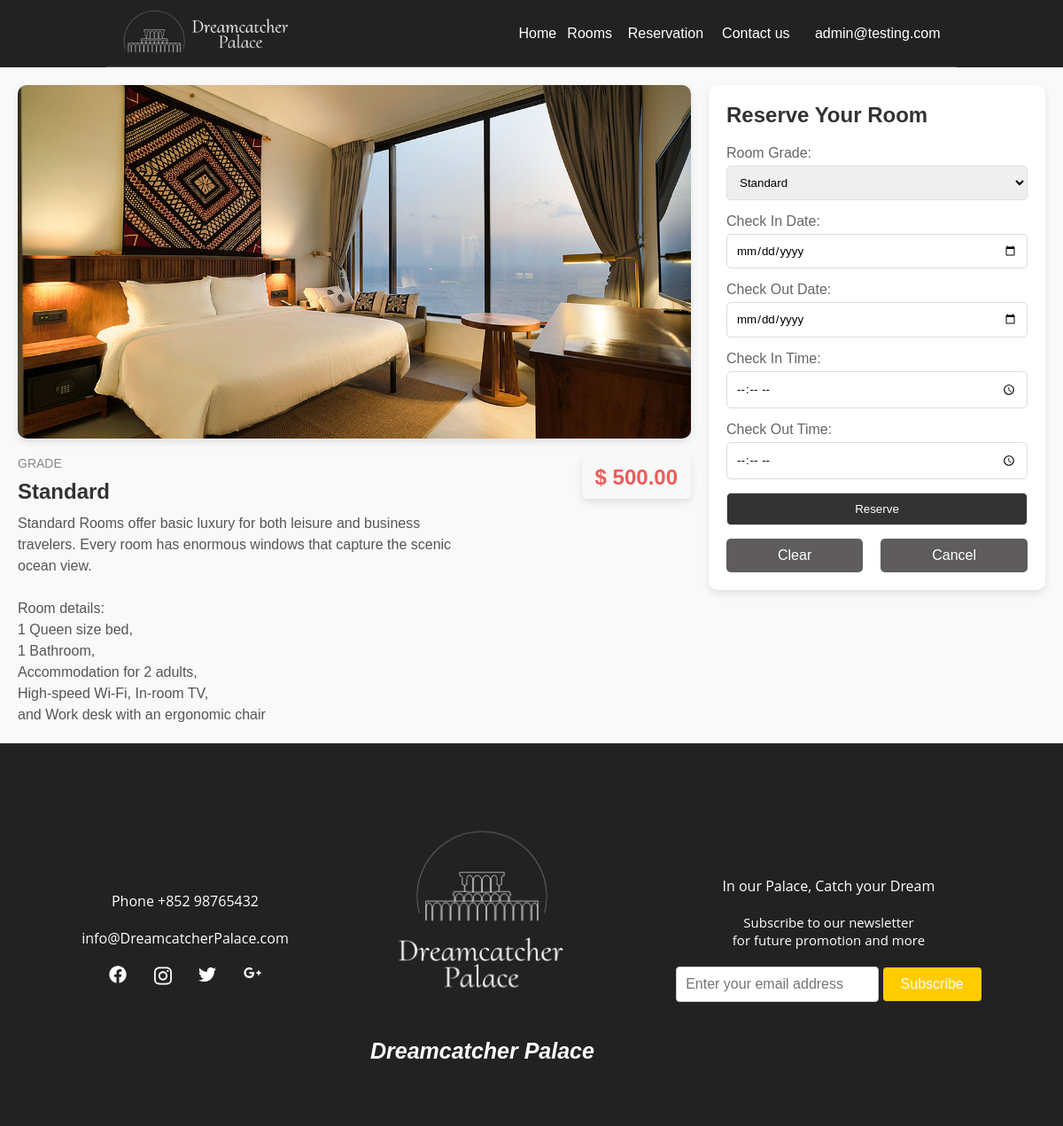
The page /reservation.php?roomGrade=Standard (signed in) on the database its author committed.
### tables this page shows
CREATE TABLE `room_details` (
  `roomGrade` varchar(20) NOT NULL,
  `roomSpec` varchar(600) NOT NULL,
  `roomPrice` decimal(10,2) NOT NULL,
  `roomIMG` text NOT NULL
);

### reservation.php (the view, shortened to what this page needs)
<?php
include 'DBconn.php';
if (isset($_GET['roomGrade'])) {
	$selectedroomGrade = isset($_GET['roomGrade']) ? $_GET['roomGrade'] : '';
	$roomGrade = mysqli_real_escape_string($conn, $_GET['roomGrade']);
	$sql = "SELECT * FROM room_details WHERE roomGrade = '$roomGrade'";
	$result = mysqli_query($conn, $sql);
	$row = mysqli_fetch_assoc($result);
} else {
	$selectedroomGrade = null;
}
?>
<!DOCTYPE html>
<html>
<head>
	<link rel="stylesheet" href="static/css/reservation.css">
</head>
<body>
	<?php include "navbar.php"; ?>
	<section id="room-page">
		<div class="room-content">
			<div class="left-section">
				<div class="room-details">
					<div class="room-img">
						<?php echo "<img src='static/img/rooms/{$row['roomIMG']}' />"; ?>
					</div>
				</div>
				<div class="room-text">
					<div class="room-text-left">
						<span class="room-category">Grade</span>
						<h3><?php echo $row['roomGrade']; ?></h3>
						<p><?php echo nl2br($row['roomSpec']); ?></p>
					</div>
					<div class="room-text-right">
						<span class="room-price">$ <?php echo $row['roomPrice']; ?></span>
					</div>
				</div>
			</div>
			<div class="right-section">
				<div class="room-form">
					<h3>Reserve Your Room</h3>
					<form method="POST" action="roomSearch.php" onsubmit="return validateDateRange()">
						<label for="roomGrade">Room Grade:</label>
						<select name="roomGrade" id="roomGrade" onchange="updateRoomGrade()">
							<option value="Standard" <?php echo ($selectedroomGrade == 'Standard') ? 'selected' : ''; ?>>Standard
							</option>
						</select><br>
						<label for="reservedStartDate">Check In Date:</label>
						<input type="date" name="reservedStartDate" id="reservedStartDate"><br>
						<label for="reservedEndDate">Check Out Date:</label>
						<input type="date" name="reservedEndDate" id="reservedEndDate"><br>
						<label for="reservedStartTime">Check In Time:</label>
						<input type="time" name="reservedStartTime" id="reservedStartTime"><br>
						<label for="reservedEndTime">Check Out Time:</label>
						<input type="time" name="reservedEndTime" id="reservedEndTime"><br>
						<input type="submit" name="Reserve" value="Reserve" class="form-btn">
						<div class="button-wrapper">
							<button type="reset" class="clear-btn">Clear</button>
							<a href="home.php" class="form-btn cancel-btn">Cancel</a>
						</div>
					</form>
				</div>
			</div>
		</div>
	</section>
	<?php include "footer.php"; ?>
</body>
</html>

### static/css/reservation.css (style rules this page uses)
#room-page { display: flex; justify-content: center; padding: 20px; background-color: #f9f9f9; }
.room-content { display: flex; width: 100%; max-width: 1200px; gap: 20px; }
button { padding: 10px 20px; background-color: #333; color: #fff; border: none; border-radius: 5px; cursor: pointer; font-size: 16px; transition: background-color 0.3s ease; }
.left-section { flex: 2; }
.room-details { margin-bottom: 20px; }
.room-img img { width: 100%; border-radius: 10px; box-shadow: 0 4px 8px rgba(0, 0, 0, 0.1); }
.room-text { display: flex; justify-content: space-between; align-items: flex-start; margin-top: 20px; gap: 20px; }
.room-text-left { flex: 2; }
.room-category { font-size: 14px; color: #888; text-transform: uppercase; margin-bottom: 5px; }
.room-text-left h3 { font-size: 24px; margin: 10px 0; color: #333; }
.room-text-left p { font-size: 16px; line-height: 1.5; color: #555; }
.room-text-right { flex: 1; text-align: right; display: flex; align-items: center; justify-content: flex-end; }
.room-price { font-size: 24px; font-weight: bold; color: #ED5C59; background-color: #f8f8f8; padding: 10px 15px; border-radius: 5px; box-shadow: 0 4px 8px rgba(0, 0, 0, 0.1); }
.right-section { flex: 1; }
.room-form { background-color: white; padding: 20px; border-radius: 10px; box-shadow: 0 4px 8px rgba(0, 0, 0, 0.1); }
.room-form h3 { margin-bottom: 20px; font-size: 24px; color: #333; }
.room-form label { display: block; margin-bottom: 5px; color: #666; }
.room-form input, .room-form select { width: 100%; padding: 10px; margin-bottom: 15px; border: 1px solid #ddd; border-radius: 5px; }
.form-btn { width: 100%; padding: 10px; background-color: #333; color: white; border: none; border-radius: 5px; cursor: pointer; }
.button-wrapper { display: flex; justify-content: center; gap: 20px; }
.clear-btn { width: 100%; padding: 10px; background-color: #5e5c5c; color: white; border: none; border-radius: 5px; cursor: pointer; }
.cancel-btn { text-align: center; background-color: #5e5c5c; color: white; text-decoration: none; padding: 10px 20px; border-radius: 5px; display: inline-block; }

### navbar.php (style rules this page uses)
* { padding: 0; margin: 0; -webkit-box-sizing: border-box; -moz-box-sizing: border-box; box-sizing: border-box; text-decoration: none; font-family: arial, tahoma; list-style: none; }

### footer.php (style rules this page uses)
body { font-family: 'Alegreya Sans', sans-serif; }

### rows shown on the page
room_details: roomIMG (picture), roomGrade "Standard", roomSpec "Standard Rooms offer basic luxury for both leisure and business travelers. Every room has enormous windows that capture the scenic ocean view. Room details: 1 Queen size bed, 1 Bathroom, Accommodation for 2 adults, High-speed Wi-Fi, In-room TV, and Work desk with an ergonomic chair", roomPrice "500.00"

### other values the page prints
$_SESSION['loginUser'] "admin@testing.com"
